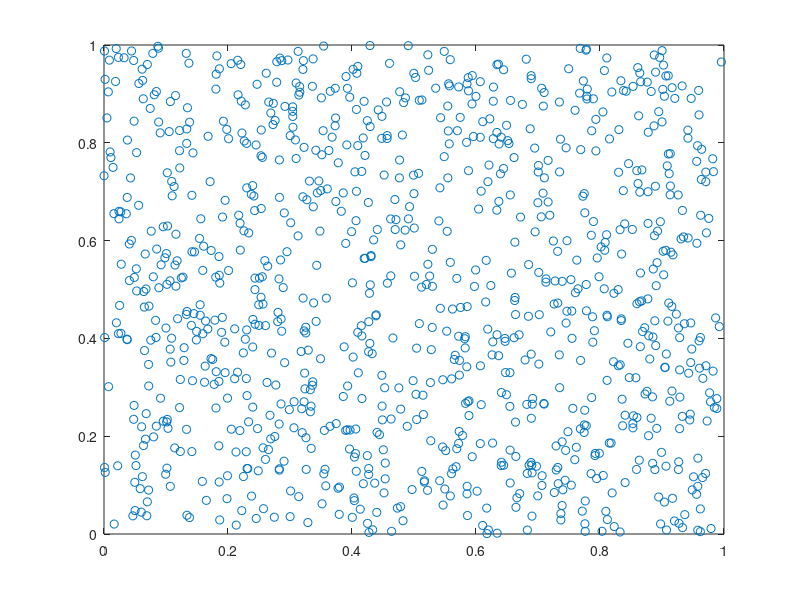

This figure's MATLAB source:
%% The given code estimates the value of pi. It uses Monte Carlo Technique by estimating area of a sector enclosed in a square.%%
countIN = 0;
countOUT = 1000;

for i=1:countOUT
x(i) = rand;
y(i) = rand;

 dist = sqrt(x(i)^2+ y(i)^2);
 if (dist <= 1)
    countIN = countIN + 1;
 end
end


Ratio = 4*(countIN/countOUT) ;
    
Error = pi - Ratio
  plot(x,y,'o')